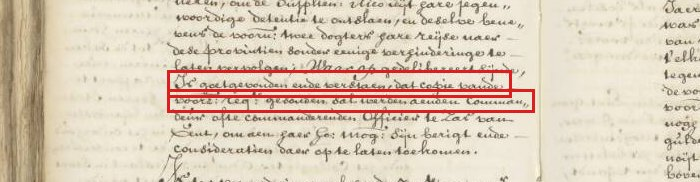
#> input picture reports/data/phase-07-sg-units-and-pilot/step-15i/crops/row10_hand_0532.jpg, 700 x 182 px
$ python crop_borders.py ../../reports/data/phase-07-sg-units-and-pilot/step-15i/crops/row10_hand_0532.jpg out
#> lines starting #> are read from the running program, lines starting #| are printed output that depends on the picture; after the words box and inside, x2 and y2 are one past the last pixel; in counts of white or black regions, pixels touching at a corner belong together
#!/usr/bin/env python3
"""
crop_borders.py
===============

Remove black and/or white scanner borders from images of scanned/digitised
documents while keeping the result rectangular. Designed to be tolerant of
rough document edges, small tears, and missing corners.

Two cropping methods are supported:

  * "profile" (default) - Compute the fraction of "border-like" pixels in
    each row and column, then walk inward from each side until that fraction
    drops below a tolerance for several rows/columns in a row. Very robust
    to ragged edges; rectangular by construction.

  * "component" - Invert the border mask, find the largest connected
    non-border component, and use its bounding box (optionally shrunk
    inward by a few pixels). More sensitive to noise, but handles documents
    that don't fill most of the scan well.

Both methods share a common preprocessing pipeline:
    grayscale -> auto-detect border polarity -> threshold -> morphological
    cleanup -> mask.

Usage
-----
    # Single file
    python crop_borders.py input.jpg output.jpg

    # Whole directory (recursive); writes cropped copies to output_dir/
    python crop_borders.py ./scans ./scans_cropped

    # Use the connected-component method
    python crop_borders.py input.tif output.tif --method component

    # Force a polarity if auto-detection misbehaves
    python crop_borders.py input.png output.png --polarity black

Run with --help for the full list of tunables.
"""

from __future__ import annotations

import argparse
import sys
from pathlib import Path
from typing import Iterator, Optional, Tuple

import cv2
import numpy as np


SUPPORTED_EXTS = {".jpg", ".jpeg", ".png", ".tif", ".tiff", ".bmp", ".webp"}

CropBox = Tuple[int, int, int, int]  # (top, bottom, left, right); slice as img[top:bottom, left:right]


# ---------------------------------------------------------------------------
# Preprocessing
# ---------------------------------------------------------------------------

def to_gray(img: np.ndarray) -> np.ndarray:
    """Convert any 1/3/4-channel image to single-channel grayscale."""
    if img.ndim == 2:
        return img
    if img.shape[2] == 4:
        return cv2.cvtColor(img, cv2.COLOR_BGRA2GRAY)
    if img.shape[2] == 3:
        return cv2.cvtColor(img, cv2.COLOR_BGR2GRAY)
    # Fallback: take the first channel
    return img[:, :, 0]


def detect_border_polarity(
    gray: np.ndarray,
    frame_frac: float = 0.02,
    dark_value: int = 60,
    light_value: int = 200,
    presence_thresh: float = 0.30,
) -> str:
    """
    Inspect a thin frame around the image to decide whether the border is
    predominantly 'black', 'white', or 'both'.
    """
    h, w = gray.shape
    fh = max(1, int(h * frame_frac))
    fw = max(1, int(w * frame_frac))

    frame_pixels = np.concatenate([
        gray[:fh, :].ravel(),
        gray[-fh:, :].ravel(),
        gray[:, :fw].ravel(),
        gray[:, -fw:].ravel(),
    ])

    dark_frac = float(np.mean(frame_pixels < dark_value))
    light_frac = float(np.mean(frame_pixels > light_value))

    if dark_frac > presence_thresh and light_frac > presence_thresh:
        return "both"
    if dark_frac >= light_frac:
        return "black"
    return "white"


def build_border_mask(
    gray: np.ndarray,
    polarity: str,
    black_thresh: int = 30,
    white_thresh: int = 225,
) -> np.ndarray:
    """Return a uint8 mask: 255 = border-like pixel, 0 = content-like pixel."""
    mask = np.zeros_like(gray, dtype=np.uint8)
    if polarity in ("black", "both"):
        mask = cv2.bitwise_or(mask, ((gray < black_thresh).astype(np.uint8) * 255))
    if polarity in ("white", "both"):
        mask = cv2.bitwise_or(mask, ((gray > white_thresh).astype(np.uint8) * 255))
    return mask


def clean_mask(mask: np.ndarray, kernel_size: int = 3) -> np.ndarray:
    """Open then close to remove specks inside the document and to fill
    small gaps in the border (e.g. due to tears)."""
    if kernel_size <= 0:
        return mask
    k = cv2.getStructuringElement(cv2.MORPH_ELLIPSE, (kernel_size, kernel_size))
    mask = cv2.morphologyEx(mask, cv2.MORPH_OPEN, k)
    mask = cv2.morphologyEx(mask, cv2.MORPH_CLOSE, k)
    return mask


# ---------------------------------------------------------------------------
# Method 1: row/column projection profile
# ---------------------------------------------------------------------------

def _first_run_below(profile: np.ndarray, tolerance: float, consecutive: int, limit: int) -> int:
    """
    Walk forward from index 0. Return the index of the first row/column for
    which `consecutive` successive entries are below `tolerance`. If that
    never happens before reaching `limit + consecutive`, return `limit` as
    a safety fallback.
    """
    run = 0
    end = min(len(profile), limit + consecutive)
    for i in range(end):
        if profile[i] < tolerance:
            run += 1
            if run >= consecutive:
                return i - consecutive + 1
        else:
            run = 0
    return limit


def _last_run_below(profile: np.ndarray, tolerance: float, consecutive: int, limit: int) -> int:
    """
    Walk backward from the last index. Return the (exclusive) index just past
    the last row/column for which `consecutive` successive entries are below
    `tolerance`. If never found, return `limit` as a safety fallback.
    """
    run = 0
    n = len(profile)
    stop = max(limit - consecutive, -1)
    for i in range(n - 1, stop, -1):
        if profile[i] < tolerance:
            run += 1
            if run >= consecutive:
                return i + consecutive
        else:
            run = 0
    return limit


def crop_via_profile(
    mask: np.ndarray,
    tolerance: float = 0.5,
    consecutive: int = 5,
    max_crop_frac: float = 0.20,
) -> CropBox:
    """
    Determine a rectangular crop by walking inward from each side, looking
    for the first stable run of rows/columns whose border fraction drops
    below `tolerance`.
    """
    h, w = mask.shape
    border = mask.astype(np.float32) / 255.0

    row_profile = border.mean(axis=1)
    col_profile = border.mean(axis=0)

    max_top = int(h * max_crop_frac)
    max_bottom = h - int(h * max_crop_frac)
    max_left = int(w * max_crop_frac)
    max_right = w - int(w * max_crop_frac)

    top = _first_run_below(row_profile, tolerance, consecutive, max_top)
    bottom = _last_run_below(row_profile, tolerance, consecutive, max_bottom)
    left = _first_run_below(col_profile, tolerance, consecutive, max_left)
    right = _last_run_below(col_profile, tolerance, consecutive, max_right)

    # Last-resort sanity in case the entire image looked like border.
    if bottom <= top:
        top, bottom = 0, h
    if right <= left:
        left, right = 0, w

    return top, bottom, left, right


# ---------------------------------------------------------------------------
# Method 2: largest connected non-border component
# ---------------------------------------------------------------------------

# [57 lines left out: function crop_via_largest_component, not called in this run]


# ---------------------------------------------------------------------------
# Top-level pipeline
# ---------------------------------------------------------------------------

def crop_image(
    img: np.ndarray,
    method: str = "profile",
    polarity: Optional[str] = None,
    black_thresh: int = 30,
    white_thresh: int = 225,
    morph_kernel: int = 3,
    tolerance: float = 0.5,
    consecutive: int = 5,
    shrink: int = 2,
    max_crop_frac: float = 0.20,
) -> Tuple[np.ndarray, CropBox, str]:
    """
    Run the full pipeline on a single image.

    Returns
    -------
    cropped : np.ndarray
        The cropped image (same dtype/channel count as input).
    box : (top, bottom, left, right)
        Slice indices into the original image.
    polarity_used : str
        Which border polarity was used ('black', 'white', or 'both').
    """
    gray = to_gray(img)

    polarity_used = polarity if polarity is not None else detect_border_polarity(gray)
    mask = build_border_mask(gray, polarity_used, black_thresh, white_thresh)
    mask = clean_mask(mask, morph_kernel)

    if method == "profile":
        box = crop_via_profile(mask, tolerance, consecutive, max_crop_frac)
    elif method == "component":
        box = crop_via_largest_component(mask, shrink, max_crop_frac)
    else:
        raise ValueError(f"Unknown method: {method!r}")

    top, bottom, left, right = box
    cropped = img[top:bottom, left:right]
    return cropped, box, polarity_used


# ---------------------------------------------------------------------------
# CLI
# ---------------------------------------------------------------------------

def iter_images(path: Path) -> Iterator[Path]:
    """Yield image paths from a single file or recursively from a directory."""
    if path.is_file():
        yield path
    elif path.is_dir():
        for p in sorted(path.rglob("*")):
            if p.is_file() and p.suffix.lower() in SUPPORTED_EXTS:
                yield p


def build_arg_parser() -> argparse.ArgumentParser:
    """CLI argument parser for this script's `input`/`output`/cropping-method/threshold
    options (see the module docstring for the two cropping methods)."""
    p = argparse.ArgumentParser(
        description="Crop black/white scanner borders from document images.",
        formatter_class=argparse.ArgumentDefaultsHelpFormatter,
    )
    p.add_argument("input", type=Path, help="Input image file or directory.")
    p.add_argument("output", type=Path,
                   help="Output file (if input is a file) or directory (if input is a directory).")
    p.add_argument("--method", choices=["profile", "component"], default="profile",
                   help="Cropping method.")
    p.add_argument("--polarity", choices=["auto", "black", "white", "both"], default="auto",
                   help="Border polarity. 'auto' inspects each image's frame.")
    p.add_argument("--black-thresh", type=int, default=30,
                   help="Pixels darker than this are 'black' border.")
    p.add_argument("--white-thresh", type=int, default=225,
                   help="Pixels brighter than this are 'white' border.")
    p.add_argument("--morph-kernel", type=int, default=3,
                   help="Morphological kernel size for cleanup; 0 disables.")
    p.add_argument("--tolerance", type=float, default=0.5,
                   help="(profile) Accept a row/col when its border fraction is below this.")
    p.add_argument("--consecutive", type=int, default=5,
                   help="(profile) Require this many consecutive accepted rows/cols.")
    p.add_argument("--shrink", type=int, default=2,
                   help="(component) Inward shrink in pixels around the bounding box.")
    p.add_argument("--max-crop-frac", type=float, default=0.20,
                   help="Per-side safety cap, as fraction of that dimension.")
    p.add_argument("--verbose", "-v", action="store_true", help="Print per-image summary.")
    return p


def main(argv: Optional[list] = None) -> int:
    """CLI entry point: crop borders from `args.input` (a file or directory of images) and
    write the result(s) to `args.output`. Returns a process exit code."""
    args = build_arg_parser().parse_args(argv)
    polarity = None if args.polarity == "auto" else args.polarity

    inputs = list(iter_images(args.input))
    if not inputs:
        print(f"No images found at {args.input}", file=sys.stderr)
        return 1

    is_batch = args.input.is_dir()
    if is_batch:
        args.output.mkdir(parents=True, exist_ok=True)
    else:
        args.output.parent.mkdir(parents=True, exist_ok=True)

    n_ok = 0
    for in_path in inputs:
        img = cv2.imread(str(in_path), cv2.IMREAD_UNCHANGED)
#> img is the input picture: shape (182, 700, 3); mean B, G, R 186.1, 205.4, 219.9
        if img is None:
            print(f"  ! could not read {in_path}", file=sys.stderr)
            continue
        try:
            cropped, box, polarity_used = crop_image(
                img,
                method=args.method,
                polarity=polarity,
                black_thresh=args.black_thresh,
                white_thresh=args.white_thresh,
                morph_kernel=args.morph_kernel,
                tolerance=args.tolerance,
                consecutive=args.consecutive,
                shrink=args.shrink,
                max_crop_frac=args.max_crop_frac,
            )
#> in to_gray, `return cv2.cvtColor(img, cv2.COLOR_BGR2GRAY)`:
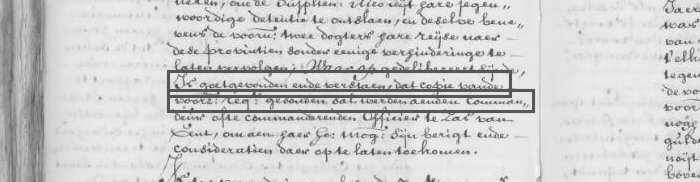
#> returned value: shape (182, 700); min 57, max 253, mean 207.5
#> in detect_border_polarity, `frame_pixels = np.concatenate([ gray[:fh, :].ravel(), gray[-fh:, :].ra..`: frame_pixels = 9296 values, max 253 at index 467, min 64 at index 3721, mean 192.4
#> in detect_border_polarity, `dark_frac = float(np.mean(frame_pixels < dark_value))`: dark_frac = 0
#> in detect_border_polarity, `light_frac = float(np.mean(frame_pixels > light_value))`: light_frac = 0.555
#> in crop_image, `polarity_used = polarity if polarity is not None else detect_border_po..`: polarity_used = 'white'
#> in build_border_mask, `mask = cv2.bitwise_or(mask, ((gray > white_thresh).astype(np.uint8) * ..`:
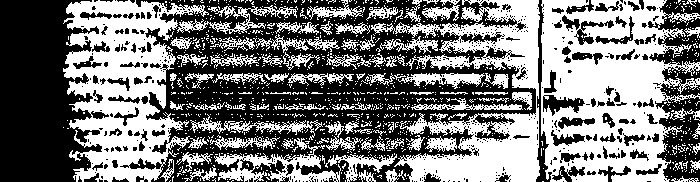
#> mask: shape (182, 700); 47.5% white; 1064 white regions (972 under 20 px), largest, box (x1, y1, x2, y2) and area: (541, 0, 700, 182) 18028, (63, 0, 209, 182) 13514, (371, 0, 540, 182) 11753
#> in clean_mask, `mask = cv2.morphologyEx(mask, cv2.MORPH_OPEN, k)`:
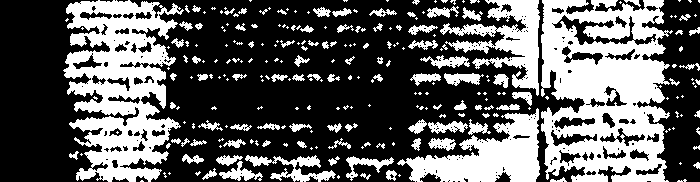
#> mask: shape (182, 700); 36.9% white; 260 white regions (162 under 20 px), largest, box (x1, y1, x2, y2) and area: (541, 0, 673, 182) 16359, (63, 0, 184, 182) 12472, (397, 108, 540, 182) 5066
#> in clean_mask, `mask = cv2.morphologyEx(mask, cv2.MORPH_CLOSE, k)`:
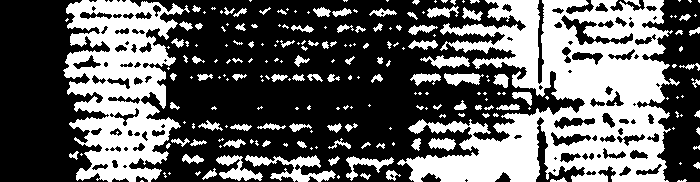
#> mask: shape (182, 700); 38.1% white; 216 white regions (121 under 20 px), largest, box (x1, y1, x2, y2) and area: (397, 0, 680, 182) 26557, (63, 0, 190, 182) 12868, (245, 155, 336, 182) 955
#> in crop_via_profile, `row_profile = border.mean(axis=1)`: row_profile = 182 values, max 0.67 at index 160, min 0.136 at index 100, mean 0.381
#> in crop_via_profile, `col_profile = border.mean(axis=0)`: col_profile = 700 values, max 0.94 at index 529, min 0 at index 0, mean 0.381
#> in _first_run_below, `end = min(len(profile), limit + consecutive)`: end = 41
#> in crop_via_profile, `top = _first_run_below(row_profile, tolerance, consecutive, max_top)`: top = 0
#> in _last_run_below, `n = len(profile)`: n = 182
#> in crop_via_profile, `bottom = _last_run_below(row_profile, tolerance, consecutive, max_bott..`: bottom = 173
#> in crop_via_profile, `left = _first_run_below(col_profile, tolerance, consecutive, max_left)`: left = 0
#> in crop_via_profile, `right = _last_run_below(col_profile, tolerance, consecutive, max_right)`: right = 700
#> in crop_image, `box = crop_via_profile(mask, tolerance, consecutive, max_crop_frac)`: box = (0, 173, 0, 700)
#> in crop_image, `top, bottom, left, right = box`: top = 0; bottom = 173; left = 0; right = 700
#> in crop_image, `cropped = img[top:bottom, left:right]`:
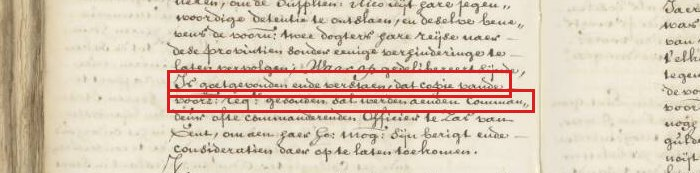
#> cropped: shape (173, 700, 3); mean B, G, R 185.6, 204.8, 219.7
#> box = (0, 173, 0, 700); polarity_used = 'white'
        except Exception as e:  # noqa: BLE001
            print(f"  ! failed on {in_path}: {e}", file=sys.stderr)
            continue

        out_path = args.output / in_path.name if is_batch else args.output
        out_path.parent.mkdir(parents=True, exist_ok=True)
        ok = cv2.imwrite(str(out_path), cropped)
        if not ok:
            print(f"  ! could not write {out_path}", file=sys.stderr)
            continue

        n_ok += 1
        if args.verbose:
            h, w = img.shape[:2]
            t, b, l, r = box
            print(
                f"{in_path.name}: {w}x{h} -> {r-l}x{b-t}  "
                f"crop=(top={t},bot={h-b},left={l},right={w-r})  polarity={polarity_used}"
            )

    if args.verbose:
        print(f"Done. Wrote {n_ok}/{len(inputs)} images.")
    return 0 if n_ok > 0 else 1


if __name__ == "__main__":
    sys.exit(main())
#> (the program exits here)
